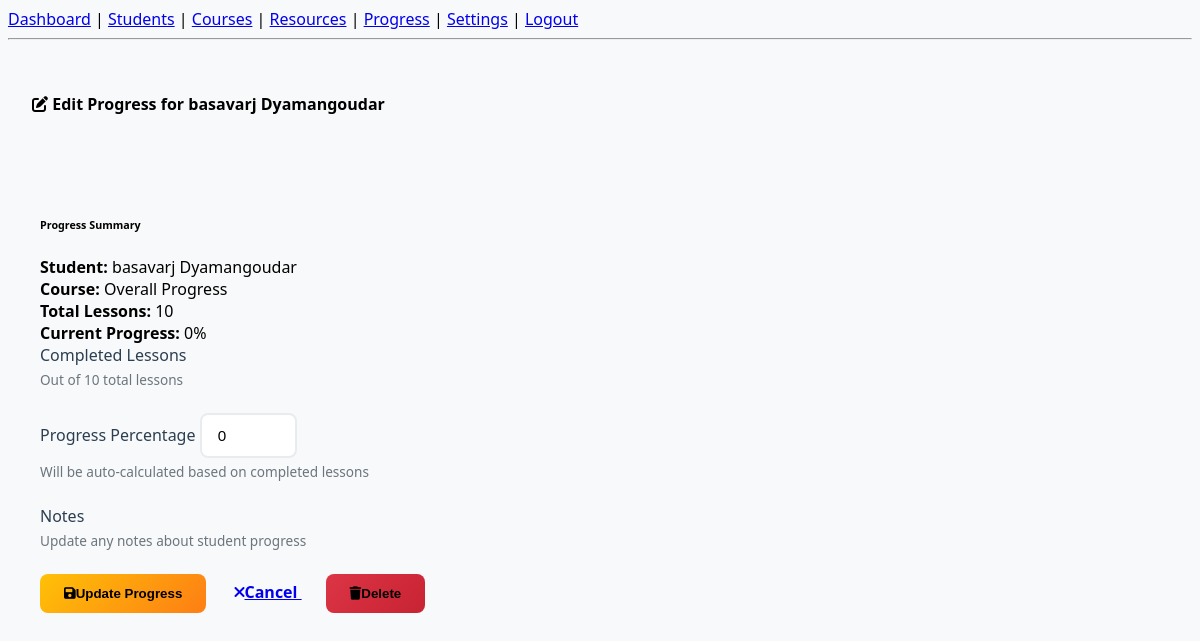
The app's page /edit_progress/1/ (signed in) with its own data.
### core/models.py (models this page shows, shortened)
class Progress(models.Model):
    student = models.ForeignKey(StudentProfile, on_delete=models.CASCADE)
    course = models.ForeignKey(Course, on_delete=models.CASCADE, null=True, blank=True)
    percentage = models.IntegerField(default=0)
    completed_lessons = models.IntegerField(default=0)
    total_lessons = models.IntegerField(default=10)
    last_activity = models.DateTimeField(auto_now=True)
    notes = models.TextField(blank=True, null=True)
    class Meta:
        unique_together = ['student', 'course']

class StudentProfile(models.Model):
    user = models.OneToOneField(User, on_delete=models.CASCADE)
    age = models.PositiveIntegerField()
    mobile = models.CharField(max_length=10)
    courses = models.ManyToManyField(Course, blank=True)

### core/views.py (the view)
# urls.py: path('edit_progress/<int:progress_id>/', views.edit_progress, name='edit_progress'),
@login_required
def edit_progress(request, progress_id):
    if not request.user.is_staff and not request.user.is_superuser:
        messages.error(request, "Access denied!")
        return redirect('home')
    progress = get_object_or_404(Progress, id=progress_id)
    if request.method == 'POST':
        form = ProgressUpdateForm(request.POST, instance=progress)
        if form.is_valid():
            try:
                progress = form.save(commit=False)
                if progress.total_lessons > 0:
                    progress.percentage = min(100, int((progress.completed_lessons / progress.total_lessons) * 100))
                progress.save()
                messages.success(request, "Progress updated successfully!")
                return redirect('student_progress')
            except Exception as e:
                messages.error(request, f"Error updating progress: {str(e)}")
        else:
            messages.error(request, "Please correct the errors below.")
    else:
        form = ProgressUpdateForm(instance=progress)
    return render(request, 'admin_panel/edit_progress.html', {
        'form': form,
        'progress': progress
    })

### core/forms.py
class ProgressUpdateForm(forms.ModelForm):
    class Meta:
        model = Progress
        fields = ['percentage']  # Basic field that should exist
        widgets = {
            'percentage': forms.NumberInput(attrs={'class': 'form-control', 'min': 0, 'max': 100}),
        }

### core/templates/admin_panel/edit_progress.html (shortened to what this page needs)
{% extends 'admin_panel/base.html' %}
{% load static %}
{% block content %}
<div class="container mt-4">
    <div class="row justify-content-center">
        <div class="col-md-8">
            <div class="card shadow">
                <div class="card-header bg-warning text-dark">
                    <h4 class="mb-0">
                        <i class="fas fa-edit me-2"></i>
                        Edit Progress for {{ progress.student.user.get_full_name }}
                    </h4>
                </div>
                <div class="card-body">
                    <div class="alert alert-info">
                        <h6 class="alert-heading">Progress Summary</h6>
                        <div class="row">
                            <div class="col-md-6">
                                <strong>Student:</strong> {{ progress.student.user.get_full_name }}<br>
                                <strong>Course:</strong> {% if progress.course %}{{ progress.course.name }}{% else %}Overall Progress{% endif %}
                            </div>
                            <div class="col-md-6">
                                <strong>Total Lessons:</strong> {{ progress.total_lessons }}<br>
                                <strong>Current Progress:</strong> {{ progress.percentage }}%
                            </div>
                        </div>
                    </div>
                    <form method="post" class="needs-validation" novalidate>
                        <div class="row">
                            <div class="col-md-6">
                                <div class="form-group mb-3">
                                    <label for="{{ form.completed_lessons.id_for_label }}" class="form-label fw-bold">Completed Lessons</label>
                                    <div class="form-text">Out of {{ progress.total_lessons }} total lessons</div>
                                </div>
                            </div>
                            <div class="col-md-6">
                                <div class="form-group mb-3">
                                    <label for="{{ form.percentage.id_for_label }}" class="form-label fw-bold">Progress Percentage</label>
                                    {{ form.percentage }}
                                    <div class="form-text">Will be auto-calculated based on completed lessons</div>
                                </div>
                            </div>
                        </div>
                        <div class="form-group mb-3">
                            <label for="{{ form.notes.id_for_label }}" class="form-label fw-bold">Notes</label>
                            <div class="form-text">Update any notes about student progress</div>
                        </div>
                        <div class="d-flex gap-2 mt-4">
                            <button type="submit" class="btn btn-warning px-4">
                                <i class="fas fa-save me-2"></i>Update Progress
                            </button>
                            <a href="{% url 'student_progress' %}" class="btn btn-outline-secondary px-4">
                                <i class="fas fa-times me-2"></i>Cancel
                            </a>
                            <form method="post" action="{% url 'delete_progress' progress.id %}" class="d-inline">
                                <button type="submit" class="btn btn-danger px-4" onclick="return confirm('Are you sure you want to delete this progress record?')">
                                    <i class="fas fa-trash me-2"></i>Delete
                                </button>
                            </form>
                        </div>
                    </form>
                </div>
            </div>
        </div>
    </div>
</div>
<link rel="stylesheet" href="https://cdnjs.cloudflare.com/ajax/libs/font-awesome/6.0.0/css/all.min.css">
{% endblock %}

### core/templates/admin_panel/edit_progress.html (style rules this page uses)
body { background-color: #f8f9fa; font-family: 'Segoe UI', Tahoma, Geneva, Verdana, sans-serif; }
.card { border: none; border-radius: 15px; overflow: hidden; }
.card-header { border-radius: 15px 15px 0 0 !important; padding: 1.5rem; }
.card-body { padding: 2rem; }
.form-group { margin-bottom: 1.5rem; }
.form-label { color: #2c3e50; margin-bottom: 0.5rem; }
.form-control, .form-select { border: 2px solid #e9ecef; border-radius: 8px; padding: 0.75rem 1rem; font-size: 0.95rem; transition: all 0.3s ease; }
.form-text { font-size: 0.85rem; color: #6c757d; margin-top: 0.25rem; }
.btn { border-radius: 8px; padding: 0.75rem 1.5rem; font-weight: 600; transition: all 0.3s ease; }
.btn-warning { background: linear-gradient(135deg, #ffc107, #fd7e14); border: none; color: #000; }
.btn-danger { background: linear-gradient(135deg, #dc3545, #c82333); border: none; }

### records on screen
Progress: student.user.get_full_name "basavarj Dyamangoudar", total_lessons "10", percentage "0"
